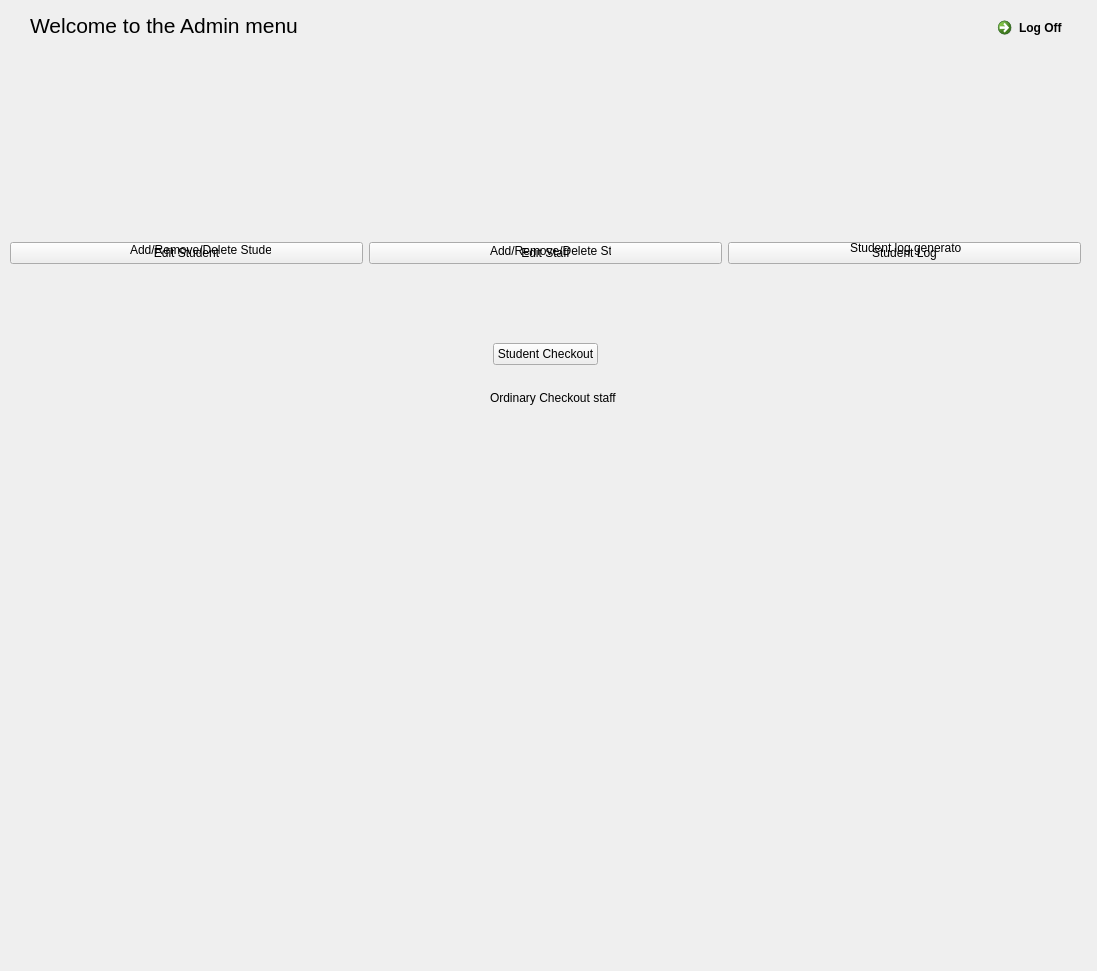
<?xml version="1.0" encoding="UTF-8"?>
<ui version="4.0">
 <class>MainAdmin</class>
 <widget class="QDialog" name="MainAdmin">
  <property name="geometry">
   <rect>
    <x>0</x>
    <y>0</y>
    <width>1097</width>
    <height>971</height>
   </rect>
  </property>
  <property name="windowTitle">
   <string>Dialog</string>
  </property>
  <widget class="QCommandLinkButton" name="LogOffAdmin">
   <property name="geometry">
    <rect>
     <x>990</x>
     <y>10</y>
     <width>187</width>
     <height>41</height>
    </rect>
   </property>
   <property name="text">
    <string>Log Off</string>
   </property>
  </widget>
  <widget class="QWidget" name="verticalLayoutWidget">
   <property name="geometry">
    <rect>
     <x>10</x>
     <y>169</y>
     <width>1071</width>
     <height>271</height>
    </rect>
   </property>
   <layout class="QVBoxLayout" name="verticalLayout">
    <item>
     <layout class="QHBoxLayout" name="horizontalLayout">
      <item>
       <widget class="QPushButton" name="EditStudent">
        <property name="text">
         <string>Edit Student</string>
        </property>
       </widget>
      </item>
      <item>
       <widget class="QPushButton" name="RegisterStaff">
        <property name="text">
         <string>Edit Staff</string>
        </property>
       </widget>
      </item>
      <item>
       <widget class="QPushButton" name="StudentLog">
        <property name="text">
         <string>Student Log</string>
        </property>
       </widget>
      </item>
     </layout>
    </item>
    <item>
     <layout class="QHBoxLayout" name="horizontalLayout_2">
      <item>
       <spacer name="horizontalSpacer">
        <property name="orientation">
         <enum>Qt::Horizontal</enum>
        </property>
        <property name="sizeHint" stdset="0">
         <size>
          <width>40</width>
          <height>20</height>
         </size>
        </property>
       </spacer>
      </item>
      <item>
       <widget class="QPushButton" name="StudentCheckout">
        <property name="text">
         <string>Student Checkout</string>
        </property>
       </widget>
      </item>
      <item>
       <spacer name="horizontalSpacer_2">
        <property name="orientation">
         <enum>Qt::Horizontal</enum>
        </property>
        <property name="sizeHint" stdset="0">
         <size>
          <width>40</width>
          <height>20</height>
         </size>
        </property>
       </spacer>
      </item>
     </layout>
    </item>
   </layout>
  </widget>
  <widget class="QLabel" name="label">
   <property name="geometry">
    <rect>
     <x>30</x>
     <y>10</y>
     <width>981</width>
     <height>31</height>
    </rect>
   </property>
   <property name="font">
    <font>
     <pointsize>16</pointsize>
    </font>
   </property>
   <property name="text">
    <string>Welcome to the Admin menu</string>
   </property>
  </widget>
  <widget class="QLabel" name="label_2">
   <property name="geometry">
    <rect>
     <x>130</x>
     <y>240</y>
     <width>141</width>
     <height>20</height>
    </rect>
   </property>
   <property name="text">
    <string>Add/Remove/Delete Student</string>
   </property>
  </widget>
  <widget class="QLabel" name="label_3">
   <property name="geometry">
    <rect>
     <x>490</x>
     <y>220</y>
     <width>121</width>
     <height>61</height>
    </rect>
   </property>
   <property name="text">
    <string>Add/Remove/Delete Staff</string>
   </property>
  </widget>
  <widget class="QLabel" name="label_4">
   <property name="geometry">
    <rect>
     <x>850</x>
     <y>240</y>
     <width>111</width>
     <height>16</height>
    </rect>
   </property>
   <property name="text">
    <string>Student log generator</string>
   </property>
  </widget>
  <widget class="QLabel" name="label_5">
   <property name="geometry">
    <rect>
     <x>490</x>
     <y>390</y>
     <width>141</width>
     <height>16</height>
    </rect>
   </property>
   <property name="text">
    <string>Ordinary Checkout staff</string>
   </property>
  </widget>
  <zorder>LogOffAdmin</zorder>
  <zorder>verticalLayoutWidget</zorder>
  <zorder>horizontalSpacer_2</zorder>
  <zorder>label</zorder>
  <zorder>label_2</zorder>
  <zorder>label_3</zorder>
  <zorder>label_4</zorder>
  <zorder>label_5</zorder>
 </widget>
 <resources/>
 <connections/>
</ui>
